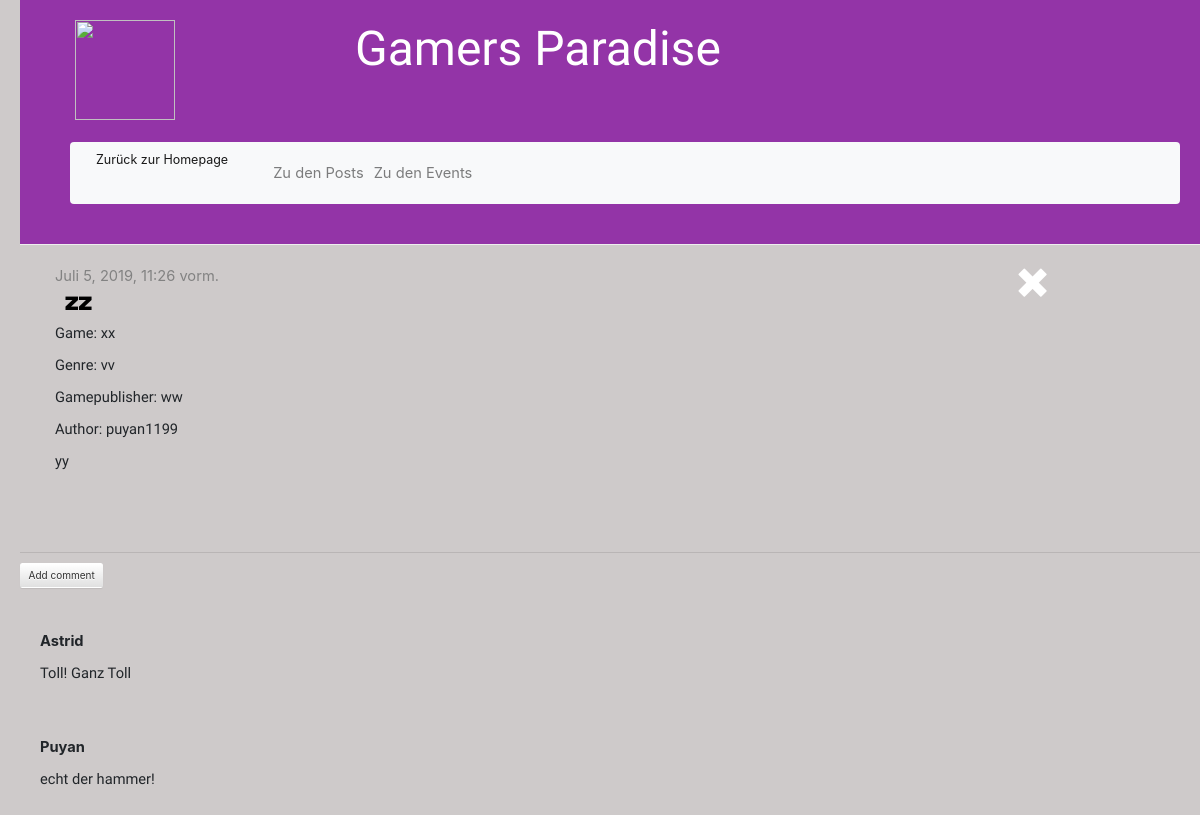
The app's page /post/17/ with its own data.
### blog/models.py (models this page shows, shortened)
class Post(models.Model):
    author = models.ForeignKey(settings.AUTH_USER_MODEL, on_delete=models.CASCADE)
    title = models.CharField(max_length=200)
    text = models.TextField()
    created_date = models.DateTimeField(default=timezone.now)
    published_date = models.DateTimeField(blank=True, null=True)
    game = models.CharField(max_length=200, default=' ')
    gamepublisher = models.CharField(max_length=200, default=' ')
    genre = models.CharField(max_length=200, default=' ')

class Comment(models.Model):
    post = models.ForeignKey('blog.Post', on_delete=models.CASCADE, related_name='comments')
    author = models.CharField(max_length=200)
    text = models.TextField()
    approved_comment = models.BooleanField(default=False)

### blog/views.py (the view)
# urls.py: path('post/<int:pk>/', views.post_detail, name='post_detail'),
def post_detail(request, pk):
    post = get_object_or_404(Post, pk=pk)
    return render(request, 'blog/post_detail.html', {'post': post})

### blog/templates/blog/post_detail.html (shortened to what this page needs)
{% extends 'blog/base.html' %}
{% block content %}
<div class="container">
<div class="row">
    <div class="col-md-9">
        <div class="post">
            {% if post.published_date %}
                <div class="date">
                    {{ post.published_date }}
                </div>
            {% endif %}
            <h2><a>{{ post.title }}</a></h2>
            <p> Game: {{ post.game|linebreaksbr }}</p>
            <p> Genre: {{ post.genre|linebreaksbr }}</p>
            <p> Gamepublisher: {{ post.gamepublisher|linebreaksbr }}</p>
            <p> Author: {{ post.author|linebreaksbr }}</p>
            <p>{{ post.text|linebreaksbr }}</p>
        </div> </div>
        <div class="col-md-2">
                <h1><a href="{% url 'post_list' %}" class="top-menu"><span class="glyphicon glyphicon-remove"></span></a></h1>
            </div>
    </div>
    </div>
        <hr>
        <a class="btn btn-default" href="{% url 'add_comment_to_post' pk=post.pk %}">Add comment</a>
        <br><br>
    {% for comment in post.comments.all %}
        <div class="comment">
            <strong>{{ comment.author }}</strong>
            <p>{{ comment.text|linebreaks }}</p>
            <br>
        </div>
    {% empty %}
    <p>Keine Kommentare</p>
{% endfor %}
{% endblock %}

### blog/static/css/blog.css (style rules this page uses)
h1 a { color: rgb(0, 0, 0); font-family: 'Russo One', sans-serif; }
h2 a { color: rgb(64, 197, 179); font-family: 'Russo One', sans-serif; }
body { padding-left: 20px; background-color: rgb(206, 202, 202); font-size: 11pt; }
h1 { font-family: 'Russo One', sans-serif; color:black; font-size: 24pt; }
h2, h3, h4 { font-family: 'Russo One', sans-serif; color:black; font-size: 19pt; }
p { font-family: 'Saira Semi Condensed', sans-serif; }
.date { color: #828282; }
.top-menu, .top-menu:hover, .top-menu:visited { color: white; float: right; font-size: 26pt; margin-right: 20px; }
.post { margin-bottom: 70px; }
.post h2 a, .post h2 a:visited { padding: 10px; color: #000000; }
.comment { margin: 20px 0px 20px 20px; }

### records on screen
Post: published_date "Juli 5, 2019, 11:26 vorm.", title "zz", game "xx", genre "vv", gamepublisher "ww", author "puyan1199", text "yy"
Comment: author "Astrid", text "Toll! Ganz Toll"
Comment: author "Puyan", text "echt der hammer!"
